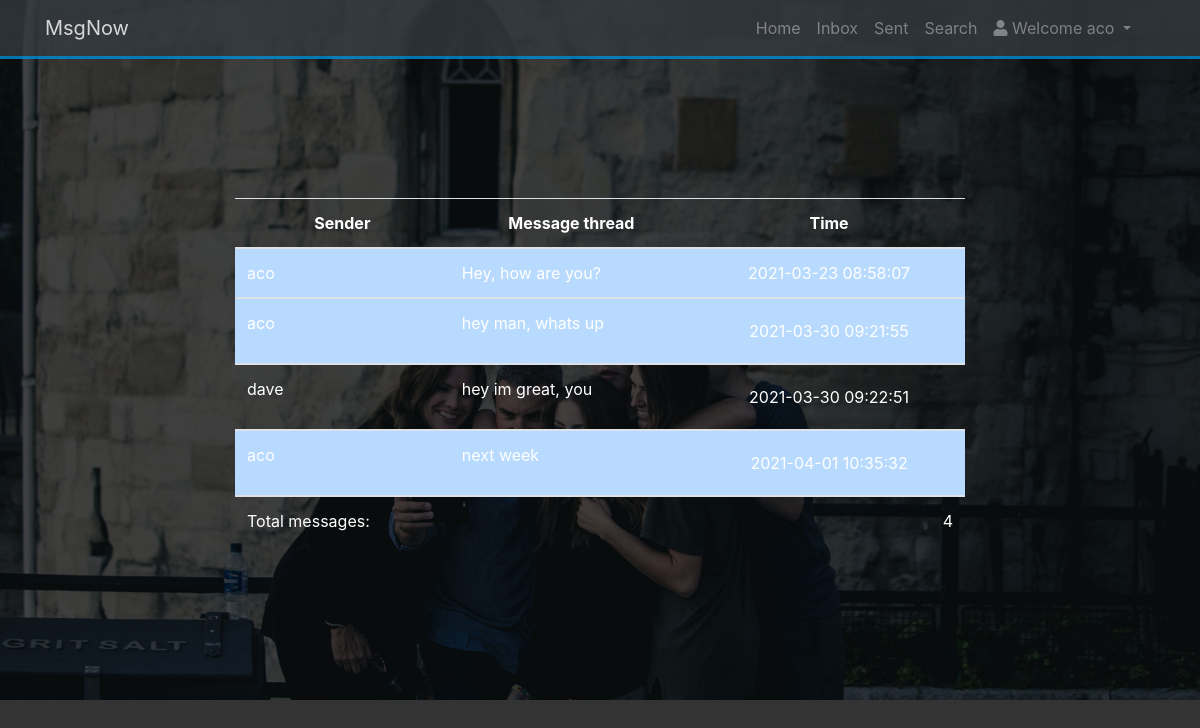
Page /thread_from_inbox.php?friend=dave (signed in) on the earlier database version.
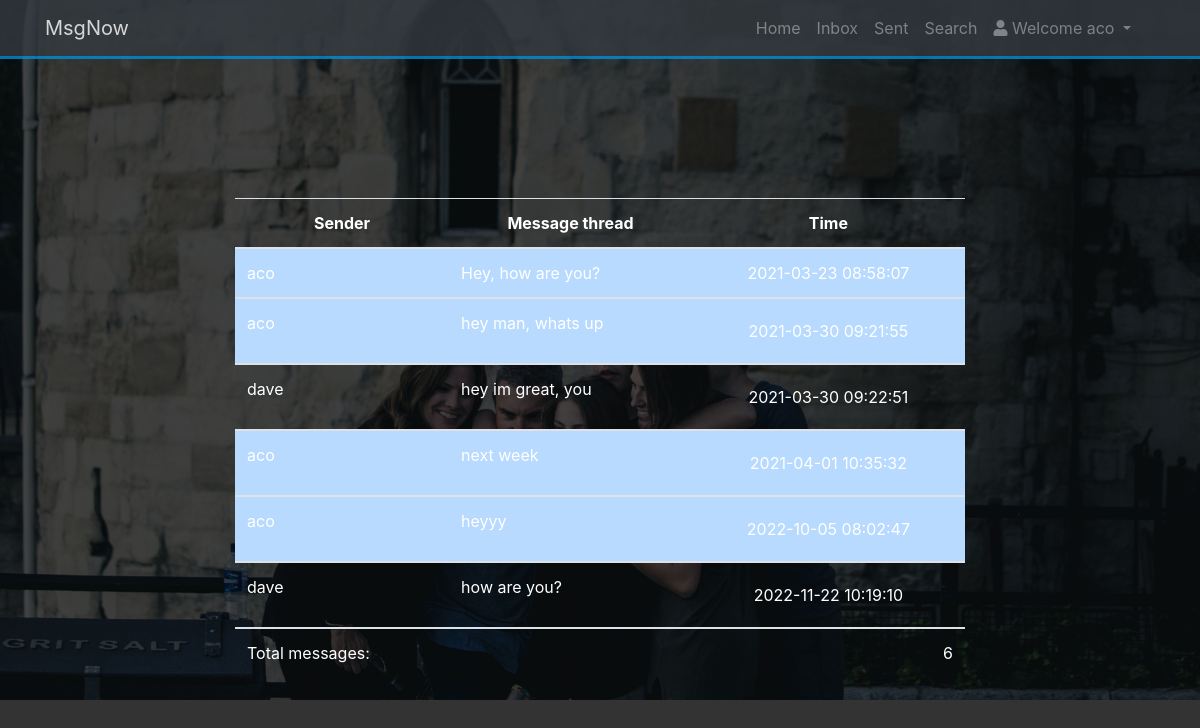
Same page on the later database version.
### tables this page shows
CREATE TABLE IF NOT EXISTS `msg` (
  `id` int(11) NOT NULL AUTO_INCREMENT,
  `sender` varchar(100) NOT NULL,
  `recipient` varchar(100) NOT NULL,
  `msg_text` varchar(100) NOT NULL,
  `time` timestamp NOT NULL DEFAULT CURRENT_TIMESTAMP,
  `sent_msg` tinyint(4) NOT NULL DEFAULT '0',
  `read_msg` tinyint(4) NOT NULL DEFAULT '0',
  PRIMARY KEY (`id`),
  KEY `sender` (`sender`),
  KEY `recipient` (`recipient`)
);

### thread_from_inbox.php (called while the page is built)
<?php include ("includes/home_header.php");?>
<?php
$user = new User($database);
$user->set_friend($_GET['friend']);
$user->update_all_messages_as_read($_GET['friend']);
$user->message_thread_for_user();
?>

### includes/database.php (called while the page is built, shortened)
<?php
class Database {
    public function __construct($host = DB_HOST,$user = DB_USER,$password = DB_PASS,$base = DB_NAME)
    {
        try{
        $this->conn = new PDO("mysql:host=$host;dbname=$base",$user,$password);
        } catch (PDOException $ex){
            echo "Connection failed: " . $ex->getMessage();
        }
    }
}
?>

### includes/user.php (the view, shortened to what this page needs)
<?php
class User {
    public $database;
    public $username;
    public $friend = "";
    public function __construct($data_base)
    {
        $this->database = $data_base;
        $this->username = $_SESSION['username'];
    }
    public function set_friend($friend){
        $this->friend = $friend;
    }
    public function message_thread_for_user(){
        $stmt = $this->database->conn->prepare("SELECT sender,msg_text,time FROM msg WHERE (sender= ? AND recipient = ?) OR (sender= ? AND recipient= ?) ORDER BY time ASC");
        $stmt->execute(array($this->username, $this->friend, $this->friend, $this->username));
        $table = "<table class='table mt-5'>
                <thead>
                <tr>
                    <th class='text-center align-middle'>Sender</th>
                    <th class='text-center align-middle'>Message thread</th>
                    <th class='text-center align-middle'>Time</th>
                </tr>
                </thead>";
        $i=0;
        while($row = $stmt->fetchAll()){
            foreach ($row as $object){
                if($object->sender == $this->username){
                    $class = "table-primary";
                } else $class="";
                $table.="<tbody>
                 <tr class='{$class}'>
                    <td>{$object->sender}</td>
                    <td>{$object->msg_text}</td>
                    <td class='text-center align-middle'>{$object->time}</td>
                 </tr>
                 </tbody>";
                $i++;
            }
        }
        $table.="<tr>
                    <td>Total messages: </td>
                    <td colspan='2' class='text-right'>{$i}</td>
                 </tr> </table>";
        echo $table;
    }
}
?>

Differences in the rows shown:
no longer on one of the page's lists (row unchanged): msg: sender "aco", msg_text "Hey, how are you?", time "2021-03-23 08:58:07"
no longer on one of the page's lists (row unchanged): msg: sender "aco", msg_text "hey man, whats up", time "2021-03-30 09:21:55"
no longer on one of the page's lists (row unchanged): msg: sender "dave", msg_text "hey im great, you", time "2021-03-30 09:22:51"
no longer on one of the page's lists (row unchanged): msg: sender "aco", msg_text "next week", time "2021-04-01 10:35:32"
added msg: sender "dave", msg_text "how are you?", time "2022-11-22 10:19:10", msg (sender "aco", msg_text "Hey, how are you?", time "2021-03-23 08:58:07"), msg (sender "aco", msg_text "hey man, whats up", time "2021-03-30 09:21:55"), msg (sender "dave", msg_text "hey im great, you", time "2021-03-30 09:22:51"), msg (sender "aco", msg_text "next week", time "2021-04-01 10:35:32")
added msg: sender "aco", msg_text "heyyy", time "2022-10-05 08:02:47"
Other differences:
$i: "4" → "6"
